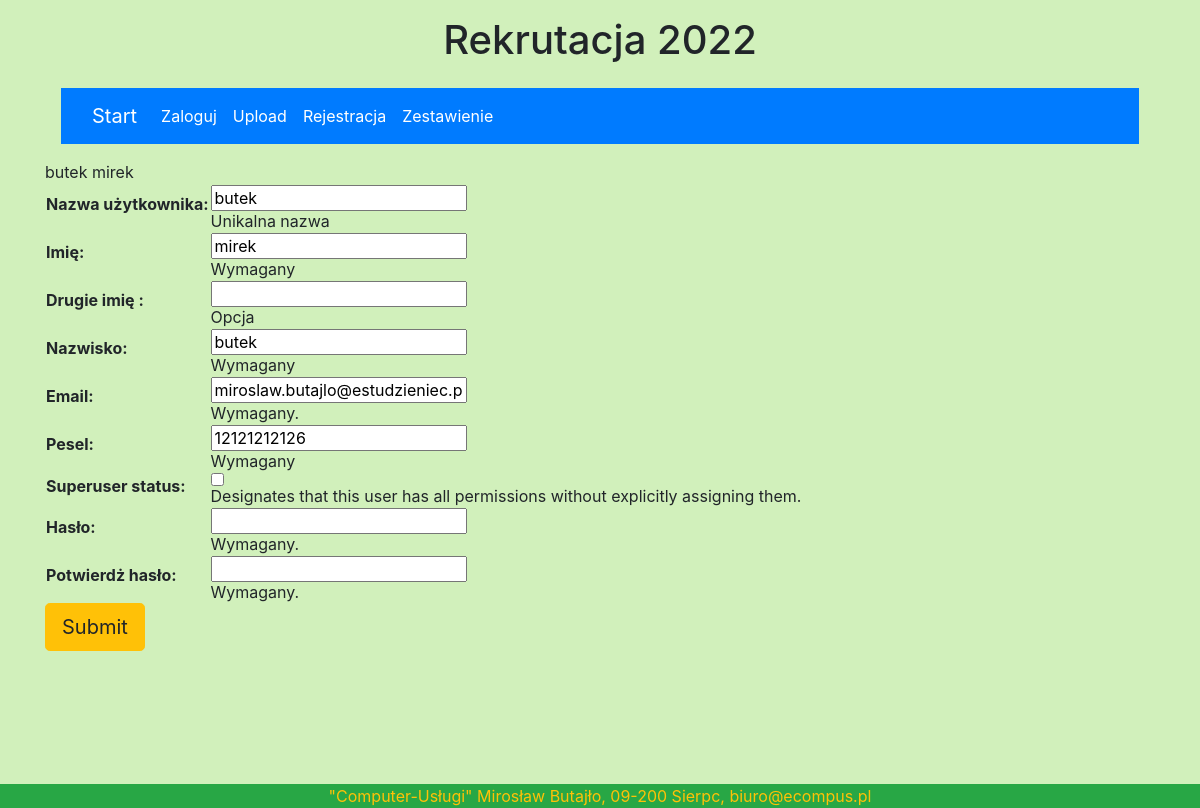
/zmiendane/ (signed in), run on an earlier commit of the app's database.
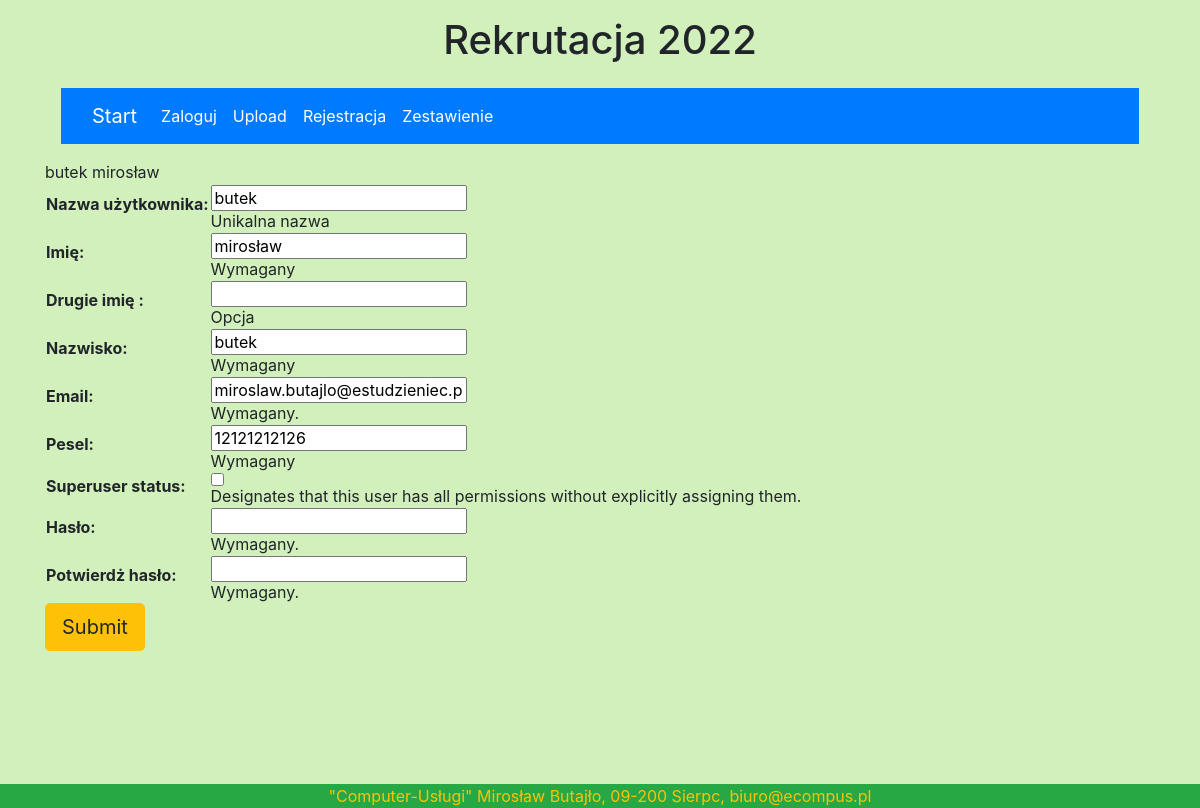
And on a later commit of the database.
### licznik/models.py (models this page shows, shortened)
class User(AbstractUser):
    username = models.CharField(max_length=30, unique=True, verbose_name='Nazwa użytkownika',
                                help_text='Unikalna nazwa')
    first_name = models.CharField(max_length=200, help_text='Wymagany', verbose_name='Imię')
    second_name = models.CharField(null=True, blank=True, max_length=10, help_text='Opcja', verbose_name='Drugie imię ')
    last_name = models.CharField(max_length=200, help_text='Wymagany', verbose_name='Nazwisko')
    pesel = models.CharField(max_length=11, unique=True, validators=[
        MinLengthValidator(11), MaxLengthValidator(11), f_pesel], help_text='Wymagany')
    email = models.EmailField('email adress', unique=True, help_text='Wymagany')
    REQUIRED_FIELDS = ['pesel','first_name','email']
    def __str__(self):
        return f'{str(self.last_name)} {str(self.first_name)}'

### licznik/views.py (the view)
# urls.py: path('zmiendane/', views.zmiendane, name="zmiendane-page"),
@login_required(login_url='/accounts/login')
def zmiendane(request):
        patern = request.user.username
        user1 = User.objects.get(username=patern)
        user = get_object_or_404(User, id=user1.id)
        kandydat = Kandydat(user_id=user.id)
        list_kand_id = []
        for i in Kandydat.objects.all():
            list_kand_id.append(i.user_id)
        form = UserForm(request.POST or None, instance=user)
        if form.is_valid():
            form.save()
            return render(request, 'success.html')
        if user.id in list_kand_id:
            return render(request, 'zmienlogin1.html', {'user': user, 'form': form})
        else:
            return render(request, 'zmienlogin.html', {'user': user, 'form': form})

### licznik/forms.py
class UserForm(UserCreationForm):
    password1 = forms.CharField(label='Hasło', widget=forms.PasswordInput,help_text='Wymagany.')
    password2 = forms.CharField(label='Potwierdż hasło', widget=forms.PasswordInput,help_text='Wymagany.')
    email = forms.EmailField(max_length=254, help_text='Wymagany.')
    class Meta:
        model = User
        fields = ['username','first_name','second_name','last_name','email','pesel','is_superuser']

### licznik/templates/zmienlogin.html (shortened to what this page needs)
{% extends 'base.html' %}
{%block content %}
{{ user }}
<form  method = 'POST' enctype="multipart/form-data">
        <table>
            {{ form.as_table }}
        </table>
        <button type="submit" class="btn btn-lg btn-warning">Submit</button>
    </form>
{% endblock %}

What changed in the data, as far as the page shows it:
changed User "butek": last_name+first_name "butek mirek" → "butek mirosław"; first_name "mirek" → "mirosław"
